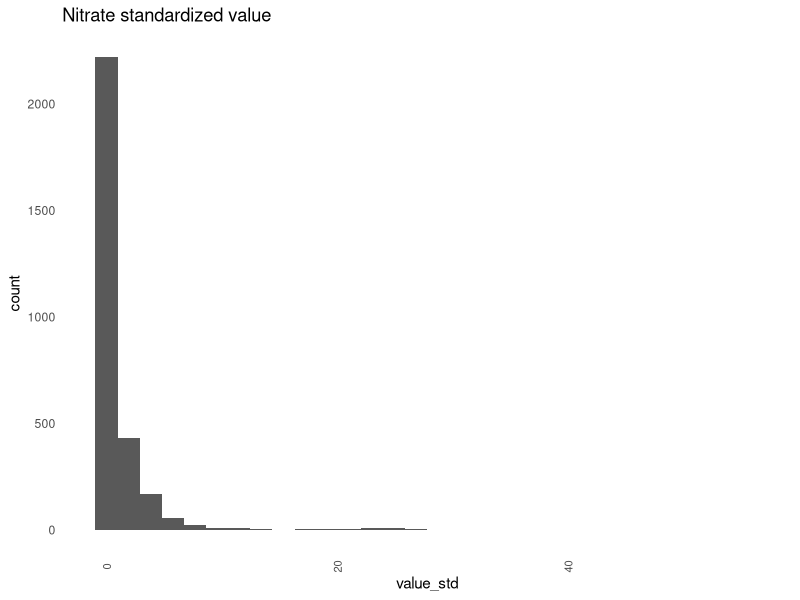
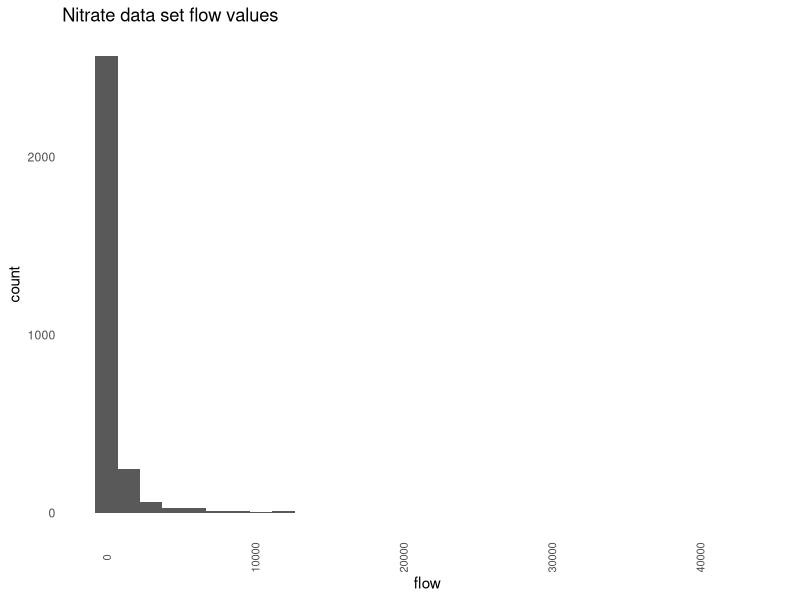
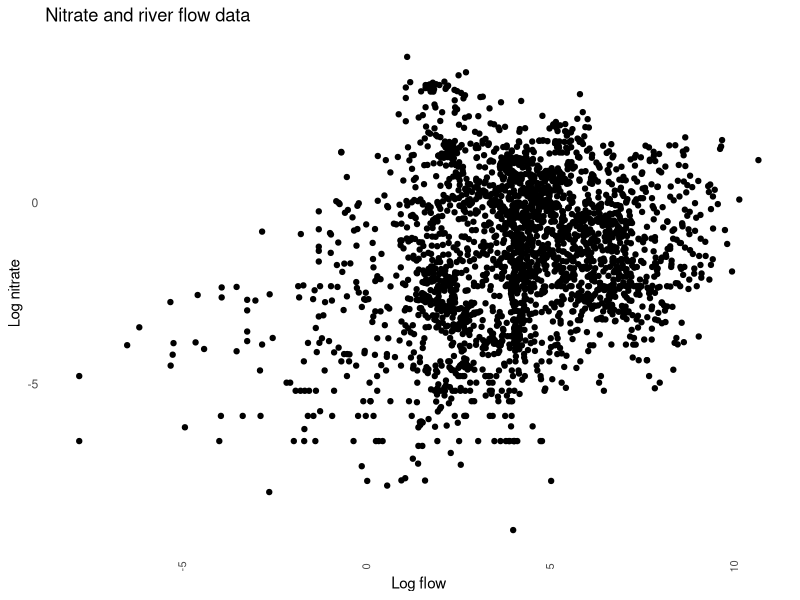
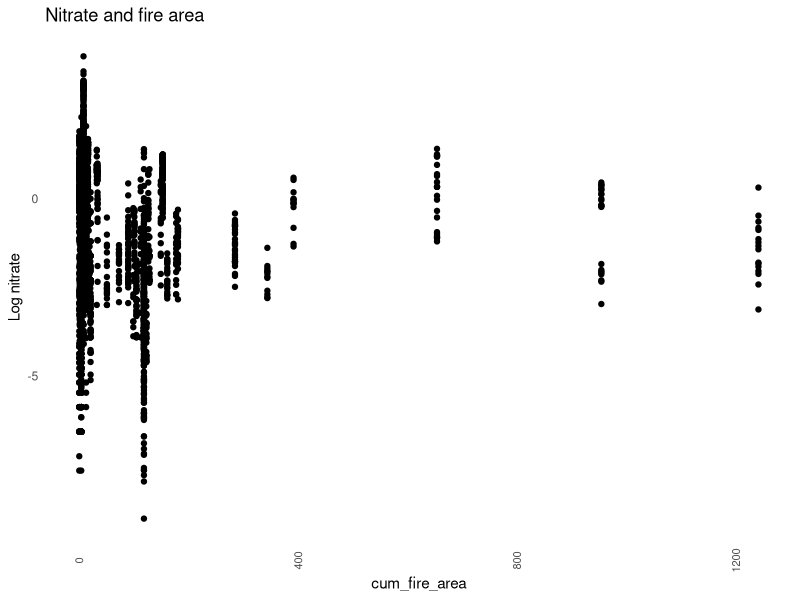
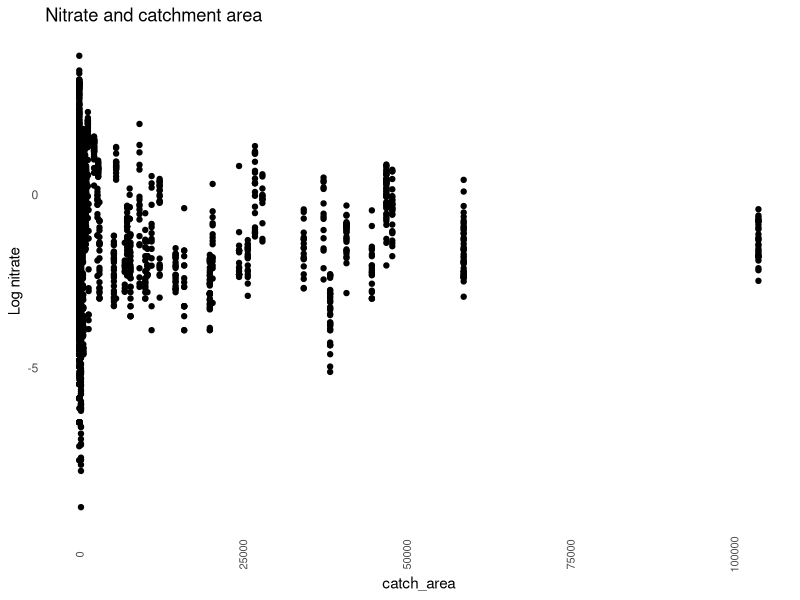
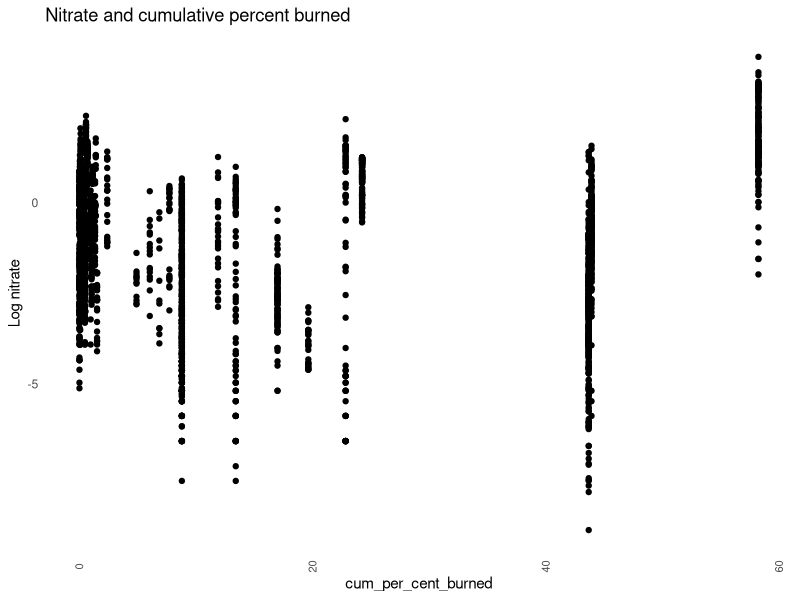
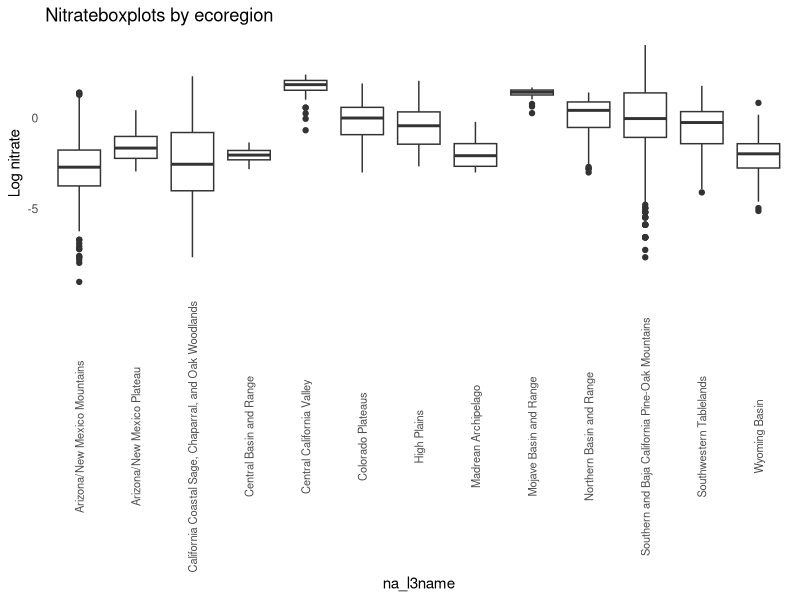
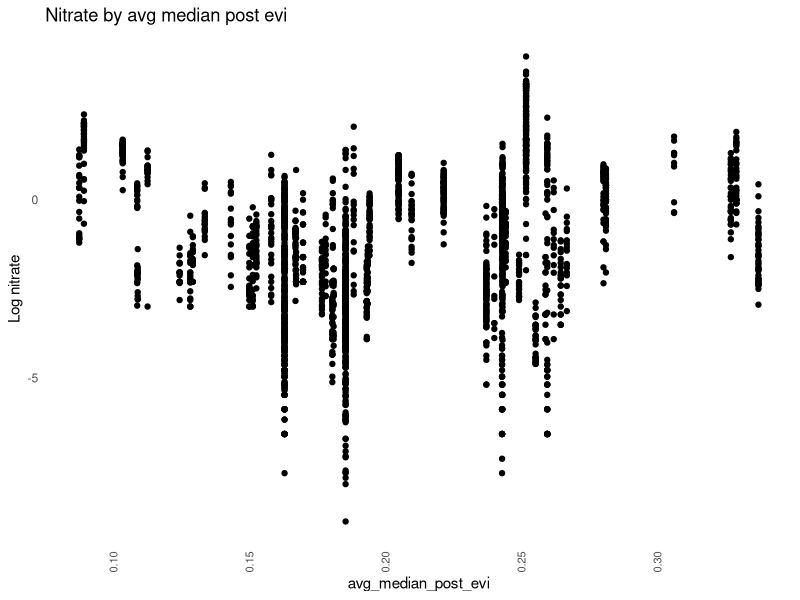

Write R code to recreate these figures, in order.
# Data exploration for fire models

library(tidyverse)
library(ggplot2)

# This sets a global theme for all my plots. 
theme_set(theme_bw() +
            theme(
              plot.background = element_blank()
              ,panel.grid.major = element_blank()
              ,panel.grid.minor = element_blank()
              ,panel.background = element_blank()
              ,panel.border = element_blank()
              ,axis.text.x  = element_text(angle=90, vjust=0.5, size=8)
              ,axis.ticks = element_blank()
              ,strip.background = element_rect()
            ))

# Working directory should be set using Session -> Set Working Directory. Not hard coded. 
# Better practices suggest your file structure look like this:
# .
# └── Project name/
#   ├── data/
#   │   ├── external
#   │   ├── interim
#   │   ├── processed
#   │   └── raw
#   ├── docs
#   ├── models
#   └── reports/
#       ├── images
#       └── graphs

# The data we are looking at has already been processed so it's in the processed folder.

ammonium <- read_csv("data/processed/nitrate_largest_pre_post_covariates.csv", na = c('.','-999','NA'))
problems(ammonium)
ammonium
summary(ammonium)

ammonium %>% ggplot(., aes(x=value_std)) + geom_histogram() +
  ggtitle("Nitrate standardized value")

ammonium %>% ggplot(., aes(x=flow)) + geom_histogram() +
  ggtitle("Nitrate data set flow values")

# Need to scale the data
scaled <- ammonium %>% filter(flow > 0 & value_std > 0) %>% 
  # --- Log-only transforms ---
  mutate(
    "Log flow" = log(flow),           # log Q
    "Log nitrate" = log(value_std)       # log N
  )

colnames(scaled)

scaled %>% ggplot(., aes(x=`Log flow`, y=`Log nitrate`)) + geom_point() +
  ggtitle("Nitrate and river flow data")

scaled %>% ggplot(., aes(x=cum_fire_area, y=`Log nitrate`)) + geom_point() +
  ggtitle("Nitrate and fire area")

scaled %>% ggplot(., aes(x=catch_area, y=`Log nitrate`)) + geom_point() +
  ggtitle("Nitrate and catchment area")

scaled %>% ggplot(., aes(x=cum_per_cent_burned, y=`Log nitrate`)) + geom_point() +
  ggtitle("Nitrate and cumulative percent burned")

scaled %>% ggplot(., aes(x=na_l3name, y=`Log nitrate`)) + geom_boxplot() +
  ggtitle("Nitrateboxplots by ecoregion")

scaled %>% ggplot(., aes(x=avg_median_post_evi, y=`Log nitrate`)) + geom_point() +
  ggtitle("Nitrate by avg median post evi")
